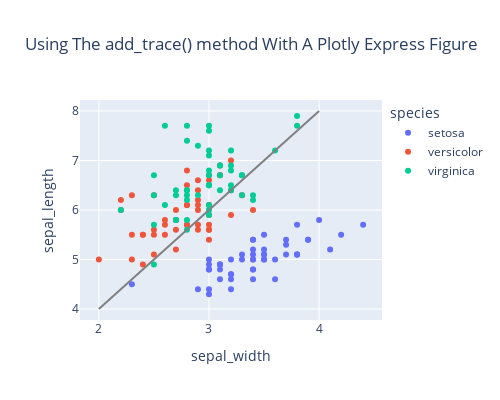

Write notebook code for a chart like this one.
### Markdown cell above
### Using the plotly express

### Code cell
import plotly.express as px

df = px.data.iris()

# define the scatter
fig = px.scatter(df, x="sepal_width", y="sepal_length", color="species",
                 title="Using The add_trace() method With A Plotly Express Figure",
                width=500, height=400)

# add trace of the line
fig.add_trace(
    go.Scatter(
        x=[2, 4],
        y=[4, 8],
        mode="lines",
        line=go.scatter.Line(color="gray"),
        showlegend=False)
)
fig.show()

### Figure 1 — Plotly figure (JSON) as saved in the notebook; plotly's stock layout.template omitted (floating-point values rounded to 4 significant figures)
{"data": [{"hoverlabel": {"namelength": 0}, "hovertemplate": "species=setosa<br>sepal_width=%{x}<br>sepal_length=%{y}", "legendgroup": "setosa", "marker": {"color": "#636efa", "symbol": "circle"}, "mode": "markers", "name": "setosa", "showlegend": true, "type": "scatter", "x": [3.5, 3, 3.2, 3.1, 3.6, 3.9, 3.4, 3.4, 2.9, 3.1, 3.7, 3.4, 3, 3, 4, 4.4, 3.9, 3.5, 3.8, 3.8, 3.4, 3.7, 3.6, 3.3, 3.4, 3, 3.4, 3.5, 3.4, 3.2, 3.1, 3.4, 4.1, 4.2, 3.1, 3.2, 3.5, 3.1, 3, 3.4, 3.5, 2.3, 3.2, 3.5, 3.8, 3, 3.8, 3.2, 3.7, 3.3], "xaxis": "x", "y": [5.1, 4.9, 4.7, 4.6, 5, 5.4, 4.6, 5, 4.4, 4.9, 5.4, 4.8, 4.8, 4.3, 5.8, 5.7, 5.4, 5.1, 5.7, 5.1, 5.4, 5.1, 4.6, 5.1, 4.8, 5, 5, 5.2, 5.2, 4.7, 4.8, 5.4, 5.2, 5.5, 4.9, 5, 5.5, 4.9, 4.4, 5.1, 5, 4.5, 4.4, 5, 5.1, 4.8, 5.1, 4.6, 5.3, 5], "yaxis": "y"}, {"hoverlabel": {"namelength": 0}, "hovertemplate": "species=versicolor<br>sepal_width=%{x}<br>sepal_length=%{y}", "legendgroup": "versicolor", "marker": {"color": "#EF553B", "symbol": "circle"}, "mode": "markers", "name": "versicolor", "showlegend": true, "type": "scatter", "x": [3.2, 3.2, 3.1, 2.3, 2.8, 2.8, 3.3, 2.4, 2.9, 2.7, 2, 3, 2.2, 2.9, 2.9, 3.1, 3, 2.7, 2.2, 2.5, 3.2, 2.8, 2.5, 2.8, 2.9, 3, 2.8, 3, 2.9, 2.6, 2.4, 2.4, 2.7, 2.7, 3, 3.4, 3.1, 2.3, 3, 2.5, 2.6, 3, 2.6, 2.3, 2.7, 3, 2.9, 2.9, 2.5, 2.8], "xaxis": "x", "y": [7, 6.4, 6.9, 5.5, 6.5, 5.7, 6.3, 4.9, 6.6, 5.2, 5, 5.9, 6, 6.1, 5.6, 6.7, 5.6, 5.8, 6.2, 5.6, 5.9, 6.1, 6.3, 6.1, 6.4, 6.6, 6.8, 6.7, 6, 5.7, 5.5, 5.5, 5.8, 6, 5.4, 6, 6.7, 6.3, 5.6, 5.5, 5.5, 6.1, 5.8, 5, 5.6, 5.7, 5.7, 6.2, 5.1, 5.7], "yaxis": "y"}, {"hoverlabel": {"namelength": 0}, "hovertemplate": "species=virginica<br>sepal_width=%{x}<br>sepal_length=%{y}", "legendgroup": "virginica", "marker": {"color": "#00cc96", "symbol": "circle"}, "mode": "markers", "name": "virginica", "showlegend": true, "type": "scatter", "x": [3.3, 2.7, 3, 2.9, 3, 3, 2.5, 2.9, 2.5, 3.6, 3.2, 2.7, 3, 2.5, 2.8, 3.2, 3, 3.8, 2.6, 2.2, 3.2, 2.8, 2.8, 2.7, 3.3, 3.2, 2.8, 3, 2.8, 3, 2.8, 3.8, 2.8, 2.8, 2.6, 3, 3.4, 3.1, 3, 3.1, 3.1, 3.1, 2.7, 3.2, 3.3, 3, 2.5, 3, 3.4, 3], "xaxis": "x", "y": [6.3, 5.8, 7.1, 6.3, 6.5, 7.6, 4.9, 7.3, 6.7, 7.2, 6.5, 6.4, 6.8, 5.7, 5.8, 6.4, 6.5, 7.7, 7.7, 6, 6.9, 5.6, 7.7, 6.3, 6.7, 7.2, 6.2, 6.1, 6.4, 7.2, 7.4, 7.9, 6.4, 6.3, 6.1, 7.7, 6.3, 6.4, 6, 6.9, 6.7, 6.9, 5.8, 6.8, 6.7, 6.7, 6.3, 6.5, 6.2, 5.9], "yaxis": "y"}, {"line": {"color": "gray"}, "mode": "lines", "showlegend": false, "type": "scatter", "x": [2, 4], "y": [4, 8]}], "layout": {"height": 400, "legend": {"title": {"text": "species"}, "tracegroupgap": 0}, "title": {"text": "Using The add_trace() method With A Plotly Express Figure"}, "width": 500, "xaxis": {"anchor": "y", "domain": [0, 1], "title": {"text": "sepal_width"}}, "yaxis": {"anchor": "x", "domain": [0, 1], "title": {"text": "sepal_length"}}}}
